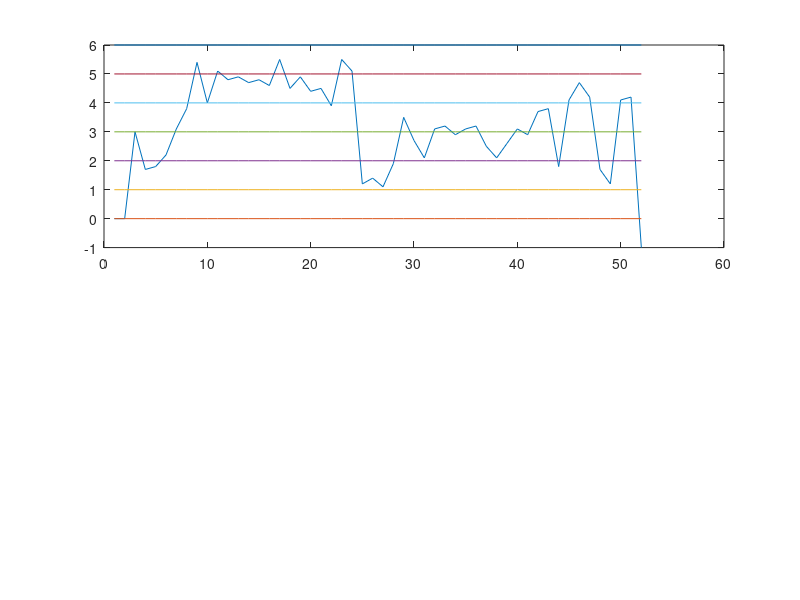

This figure's MATLAB source: (Note: this script raises an error after producing the figure.)
%тест для проверки функций определений особых состояний.
%в первом временном ряду присутствуют все возможные типы стандартных особых
%состояний, а во втором особые состояния отсутствуют
%в случае нахождения особого состояния выводится позиция элемента с
%которого оно начинается и флаг присутствия состояния

%данные с особыми состояниями
CXj = [0, 0, 3, 1.7, 1.8, 2.2, 3.1, 3.8, 5.4, 4.0, 5.1, 4.8, 4.9, 4.7, 4.8, 4.6, 5.5, 4.5, 4.9, 4.4, 4.5, 3.9, 5.5, 5.1, 1.2, 1.4, 1.1, 1.9, 3.5 ,2.7, 2.1, 3.1, 3.2, 2.9, 3.1, 3.2, 2.5, 2.1, 2.6, 3.1, 2.9, 3.7, 3.8, 1.8, 4.1, 4.7, 4.2, 1.7, 1.2, 4.1, 4.2, -1];

%данные без особых состояний
WXj = [1.7, 4.0, 3.1, 3.2, 2.3, 3.0, 3.1, 3.2, 5.2, 1.2, 2.3, 3.3, 3.0, 1.1];

XjCell = {CXj, WXj};
cn = length(XjCell);

for i=1:cn

    Xj = XjCell{i}
    n = length(Xj);
    %контрольные границ карт шухарта
    cl = 3;                     %центральная линия
    ucl = 6;                    %верхняя граница
    lcl = 0;                    %нижняя граница

    %оси гранц для графика
    clY = cl * ones(1, n);      
    uclY = ucl * ones(1, n);
    lclY = lcl * ones(1, n);

    %рсчитываем границы в 1 сигма
    lA = 1;             %нижняя область А
    lB = 2;             %нижняя облатсть B
    lC = cl;            %
    uA = ucl;           %верхняя облать А
    uB = 5;             %
    uC = 4;             %

    %оси границ для графиков
    lAY = lA * ones(1, n);
    lBY = lB * ones(1, n);
    lCY = lC * ones(1, n);
    uAY = uA * ones(1, n);
    uBY = uB * ones(1, n);
    uCY = uC * ones(1, n); 

    XX = 1 : 1 : n;
    subplot(cn, 1, i)
    plot(XX, Xj, XX, lclY, XX, lAY, XX, lBY, XX, clY, XX, uCY, XX, uBY, XX, uAY);


    %проверяем каждый критерий
    for i=1:8
       [is_uc, num] = Check4SpecialResons(Xj, [i], lcl, lA, lB, lC, uC, uB, uA)
    end

    %Sp = ToSP(Xj, lcl, lA, lB, lC, uC, uB, uA);
    %n = length(Sp);
    %newSR = zeros(1, n+1);
    %newSR(1, 1) = 1707;
    %newSR(1, 2:n+1) = Sp;

    %[is_uc, num] = Check4SpecialResons(Xj, newSR(1, 1:n+1), lcl, lA, lB, lC, uC, uB, uA)
end






